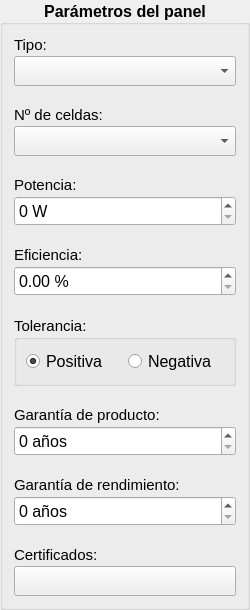
          <widget class="QGroupBox" name="groupPanel">
           <property name="minimumSize">
            <size>
             <width>250</width>
             <height>0</height>
            </size>
           </property>
           <property name="font">
            <font>
             <pointsize>12</pointsize>
             <weight>75</weight>
             <bold>true</bold>
            </font>
           </property>
           <property name="title">
            <string>Parámetros del panel</string>
           </property>
           <property name="alignment">
            <set>Qt::AlignCenter</set>
           </property>
           <layout class="QVBoxLayout" name="verticalLayout_6">
            <property name="spacing">
             <number>20</number>
            </property>
            <item>
             <layout class="QVBoxLayout" name="verticalLayout_19">
              <property name="spacing">
               <number>2</number>
              </property>
              <item>
               <widget class="QLabel" name="labelPanelType">
                <property name="font">
                 <font>
                  <pointsize>11</pointsize>
                  <weight>50</weight>
                  <bold>false</bold>
                 </font>
                </property>
                <property name="text">
                 <string>Tipo:</string>
                </property>
                <property name="alignment">
                 <set>Qt::AlignLeading|Qt::AlignLeft|Qt::AlignVCenter</set>
                </property>
               </widget>
              </item>
              <item>
               <widget class="QComboBox" name="comboPanelType">
                <property name="minimumSize">
                 <size>
                  <width>0</width>
                  <height>30</height>
                 </size>
                </property>
                <property name="font">
                 <font>
                  <weight>50</weight>
                  <bold>false</bold>
                 </font>
                </property>
               </widget>
              </item>
             </layout>
            </item>
            <item>
             <layout class="QVBoxLayout" name="verticalLayout_20">
              <property name="spacing">
               <number>2</number>
              </property>
              <item>
               <widget class="QLabel" name="labelCells">
                <property name="font">
                 <font>
                  <pointsize>11</pointsize>
                  <weight>50</weight>
                  <bold>false</bold>
                 </font>
                </property>
                <property name="text">
                 <string>Nº de celdas:</string>
                </property>
                <property name="alignment">
                 <set>Qt::AlignLeading|Qt::AlignLeft|Qt::AlignVCenter</set>
                </property>
               </widget>
              </item>
              <item>
               <widget class="QComboBox" name="comboCells">
                <property name="minimumSize">
                 <size>
                  <width>0</width>
                  <height>30</height>
                 </size>
                </property>
                <property name="font">
                 <font>
                  <weight>50</weight>
                  <bold>false</bold>
                 </font>
                </property>
               </widget>
              </item>
             </layout>
            </item>
            <item>
             <layout class="QVBoxLayout" name="verticalLayout_21">
              <property name="spacing">
               <number>2</number>
              </property>
              <item>
               <widget class="QLabel" name="labelPanelPower">
                <property name="font">
                 <font>
                  <pointsize>11</pointsize>
                  <weight>50</weight>
                  <bold>false</bold>
                 </font>
                </property>
                <property name="text">
                 <string>Potencia:</string>
                </property>
                <property name="alignment">
                 <set>Qt::AlignLeading|Qt::AlignLeft|Qt::AlignVCenter</set>
                </property>
               </widget>
              </item>
              <item>
               <widget class="QSpinBox" name="spinPanelPower">
                <property name="minimumSize">
                 <size>
                  <width>0</width>
                  <height>30</height>
                 </size>
                </property>
                <property name="font">
                 <font>
                  <pointsize>12</pointsize>
                  <weight>50</weight>
                  <bold>false</bold>
                 </font>
                </property>
                <property name="focusPolicy">
                 <enum>Qt::StrongFocus</enum>
                </property>
                <property name="suffix">
                 <string> W</string>
                </property>
                <property name="maximum">
                 <number>999999999</number>
                </property>
               </widget>
              </item>
             </layout>
            </item>
            <item>
             <layout class="QVBoxLayout" name="verticalLayout_29">
              <property name="spacing">
               <number>2</number>
              </property>
              <item>
               <widget class="QLabel" name="labelEfficiency">
                <property name="font">
                 <font>
                  <pointsize>11</pointsize>
                  <weight>50</weight>
                  <bold>false</bold>
                 </font>
                </property>
                <property name="text">
                 <string>Eficiencia:</string>
                </property>
                <property name="alignment">
                 <set>Qt::AlignLeading|Qt::AlignLeft|Qt::AlignVCenter</set>
                </property>
               </widget>
              </item>
              <item>
               <widget class="QDoubleSpinBox" name="spinEfficiency">
                <property name="minimumSize">
                 <size>
                  <width>0</width>
                  <height>30</height>
                 </size>
                </property>
                <property name="font">
                 <font>
                  <pointsize>12</pointsize>
                  <weight>50</weight>
                  <bold>false</bold>
                 </font>
                </property>
                <property name="focusPolicy">
                 <enum>Qt::StrongFocus</enum>
                </property>
                <property name="suffix">
                 <string> %</string>
                </property>
                <property name="decimals">
                 <number>2</number>
                </property>
                <property name="maximum">
                 <double>100.000000000000000</double>
                </property>
               </widget>
              </item>
             </layout>
            </item>
            <item>
             <widget class="QGroupBox" name="groupTolerance">
              <property name="font">
               <font>
                <pointsize>11</pointsize>
                <weight>50</weight>
                <bold>false</bold>
               </font>
              </property>
              <property name="title">
               <string>Tolerancia:</string>
              </property>
              <layout class="QHBoxLayout" name="horizontalLayout_4">
               <item>
                <widget class="QRadioButton" name="radioPositiveTolerance">
                 <property name="font">
                  <font>
                   <pointsize>12</pointsize>
                   <weight>50</weight>
                   <bold>false</bold>
                  </font>
                 </property>
                 <property name="text">
                  <string>Positiva</string>
                 </property>
                 <property name="checked">
                  <bool>true</bool>
                 </property>
                 <attribute name="buttonGroup">
                  <string notr="true">buttonGroup</string>
                 </attribute>
                </widget>
               </item>
               <item>
                <widget class="QRadioButton" name="radioNegativeTolerance">
                 <property name="font">
                  <font>
                   <pointsize>12</pointsize>
                   <weight>50</weight>
                   <bold>false</bold>
                  </font>
                 </property>
                 <property name="text">
                  <string>Negativa</string>
                 </property>
                 <attribute name="buttonGroup">
                  <string notr="true">buttonGroup</string>
                 </attribute>
                </widget>
               </item>
              </layout>
             </widget>
            </item>
            <item>
             <layout class="QVBoxLayout" name="verticalLayout_32">
              <property name="spacing">
               <number>2</number>
              </property>
              <item>
               <widget class="QLabel" name="labelWarrantyProduct">
                <property name="font">
                 <font>
                  <pointsize>11</pointsize>
                  <weight>50</weight>
                  <bold>false</bold>
                 </font>
                </property>
                <property name="text">
                 <string>Garantía de producto:</string>
                </property>
                <property name="alignment">
                 <set>Qt::AlignLeading|Qt::AlignLeft|Qt::AlignVCenter</set>
                </property>
               </widget>
              </item>
              <item>
               <widget class="QSpinBox" name="spinWarrantyProduct">
                <property name="minimumSize">
                 <size>
                  <width>0</width>
                  <height>30</height>
                 </size>
                </property>
                <property name="font">
                 <font>
                  <pointsize>12</pointsize>
                  <weight>50</weight>
                  <bold>false</bold>
                 </font>
                </property>
                <property name="focusPolicy">
                 <enum>Qt::StrongFocus</enum>
                </property>
                <property name="suffix">
                 <string> años</string>
                </property>
                <property name="maximum">
                 <number>9999</number>
                </property>
               </widget>
              </item>
             </layout>
            </item>
            <item>
             <layout class="QVBoxLayout" name="verticalLayout_33">
              <property name="spacing">
               <number>2</number>
              </property>
              <item>
               <widget class="QLabel" name="labelWarrantyPerformance">
                <property name="font">
                 <font>
                  <pointsize>11</pointsize>
                  <weight>50</weight>
                  <bold>false</bold>
                 </font>
                </property>
                <property name="text">
                 <string>Garantía de rendimiento:</string>
                </property>
                <property name="alignment">
                 <set>Qt::AlignLeading|Qt::AlignLeft|Qt::AlignVCenter</set>
                </property>
               </widget>
              </item>
              <item>
               <widget class="QSpinBox" name="spinWarrantyPerformance">
                <property name="minimumSize">
                 <size>
                  <width>0</width>
                  <height>30</height>
                 </size>
                </property>
                <property name="font">
                 <font>
                  <pointsize>12</pointsize>
                  <weight>50</weight>
                  <bold>false</bold>
                 </font>
                </property>
                <property name="focusPolicy">
                 <enum>Qt::StrongFocus</enum>
                </property>
                <property name="suffix">
                 <string> años</string>
                </property>
                <property name="maximum">
                 <number>9999</number>
                </property>
               </widget>
              </item>
             </layout>
            </item>
            <item>
             <layout class="QVBoxLayout" name="verticalLayout_22">
              <property name="spacing">
               <number>2</number>
              </property>
              <item>
               <widget class="QLabel" name="labelCertificates">
                <property name="font">
                 <font>
                  <pointsize>11</pointsize>
                  <weight>50</weight>
                  <bold>false</bold>
                 </font>
                </property>
                <property name="text">
                 <string>Certificados:</string>
                </property>
               </widget>
              </item>
              <item>
               <widget class="QPushButton" name="buttonCertificates">
                <property name="minimumSize">
                 <size>
                  <width>0</width>
                  <height>30</height>
                 </size>
                </property>
                <property name="font">
                 <font>
                  <weight>50</weight>
                  <bold>false</bold>
                 </font>
                </property>
                <property name="text">
                 <string/>
                </property>
               </widget>
              </item>
             </layout>
            </item>
           </layout>
          </widget>
